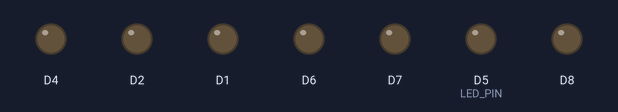
Simulated run of this sketch. Board: ESP8266 (NodeMCU). On the bench: output pins drawn as LEDs (lit = HIGH). WiFi joins after 1.5 s; servers stay silent unless stated; uploads are accepted with an empty reply; what the sketch prints to the serial monitor is not drawn.

Above: at 8.2 s.
At 10.8 s:
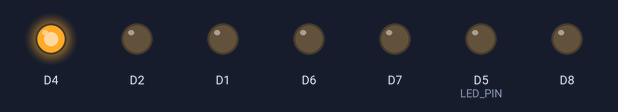
Timing chart, 0 to 12.8 s (numbered marks = the images above):
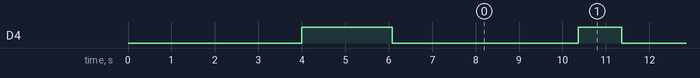

The sketch:

Single_ESP8266_Water_Control.ino
```cpp
#include <ESP8266WiFi.h>
#include <ESP8266HTTPClient.h>
#include <WiFiClientSecure.h>

#define LED_PIN D5
const char* ssid = "PozzVenhh";
const char* password = "012286451";


int initial_state = 0;
int counter = 0;

int a[8];

int previous_data = 333;
bool isIDLE = false;
bool c1 = false, c2 = false, c3 = false, c4 = false, c5 = false, c6 = false, c7 = false, c8 = false;

void setup() {
  // Start the I2C Bus as Master

  Serial.begin(9600);
  delay(4000);

  pinMode(D1, OUTPUT);
  pinMode(D2, OUTPUT);
  pinMode(D4, OUTPUT);
  pinMode(D5, OUTPUT);
  pinMode(D6, OUTPUT);
  pinMode(D7, OUTPUT);
  pinMode(D8, OUTPUT);
  digitalWrite(D4, HIGH);

  update_relay(false, false, false, false, false, false, false, false);
  WiFi.begin(ssid, password);
  while (WiFi.status() != WL_CONNECTED) {
    delay(1000);
    ++initial_state;
    Serial.println("Connecting to WiFi..");
    if (initial_state == 15) {
      initial_state = 0;
      break;
    }
  }

  for (int i = 0; i < 8; ++i) {
    a[i] = 0;
    delay(10);
  }

  WiFi.setAutoReconnect(true);
  WiFi.persistent(true);
  Serial.println("Connected to the WiFi network");
}

void loop() {

  if ((WiFi.status() == WL_CONNECTED)) {  //Check the current connection status
    WiFiClient client;
    HTTPClient http;

    if (http.begin(client, "http://128.199.192.199/api/user_route/instruction/get_instruction?mac_address=00:00:00:00:00:01") > 0) {  //Specify the URL
      digitalWrite(D4, LOW);
      int httpCode = http.GET();

      if (httpCode != 200) {
        for (int j = 0; j < 5; ++j) {
          digitalWrite(D4, HIGH);
          delay(100);
          digitalWrite(D4, LOW);
          delay(100);
        }
        if (!isIDLE) {
          isIDLE = true;
          update_relay(false, false, false, false, false, false, false, false);
          Serial.println("API Request Fail");
        }
      }

      String payload = http.getString();
      //      Serial.println(httpCode);
      // Serial.println(payload);

      //-----------------------------------------------------------------------------------------------------------------------------------------------------------------
      unsigned int data = payload.toInt();

      if (httpCode == 200) {
        if (data != previous_data) {
          previous_data = data;
          convery_decimal_to_binary(data);

          update_relay(c1, c2, c3, c4, c5, c6, c7, c8);
          Serial.println("Updated Relay");
          // Serial.print(previous_data);
          // Serial.print(" ");
          // Serial.print(data);
        }
      }
      //-----------------------------------------------------------------------------------------------------------------------------------------------------------------


      //      Serial.println(counter);

      delay(4000);
    }

    digitalWrite(D4, HIGH);
    delay(1000);
    http.end();  //Free the resources
  } else {

    if (!isIDLE) {
      isIDLE = true;
      update_relay(false, false, false, false, false, false, false, false);
      Serial.println("lost connection");
      digitalWrite(D4, HIGH);
    }
  }
}

void update_relay(int a1, int a2, int a3, int a4, int a5, int a6, int a7, int a8) {

  digitalWrite(D1, a1);
  digitalWrite(D2, a2);

  digitalWrite(D5, a3);
  digitalWrite(D6, a4);
  digitalWrite(D7, a5);
  digitalWrite(D8, a6);
}

void convery_decimal_to_binary(int decimal) {

  for (int i = 0; decimal > 0; ++i) {
    a[i] = decimal % 2;
    decimal = decimal / 2;
    delay(10);
  }
  if (a[0] == 1) {
    c1 = true;
  } else {
    c1 = false;
  }

  if (a[1] == 1) {
    c2 = true;
  } else {
    c2 = false;
  }

  if (a[2] == 1) {
    c3 = true;
  } else {
    c3 = false;
  }

  if (a[3] == 1) {
    c4 = true;
  } else {
    c4 = false;
  }

  if (a[4] == 1) {
    c5 = true;
  } else {
    c5 = false;
  }

  if (a[5] == 1) {
    c6 = true;
  } else {
    c6 = false;
  }

  if (a[6] == 1) {
    c7 = true;
  } else {
    c7 = false;
  }

  if (a[7] == 1) {
    c8 = true;
  } else {
    c8 = false;
  }
  for (int i = 0; i < 8; ++i) {
    Serial.print(a[i]);
    Serial.print(" ");
    a[i] = 0;
    delay(10);
  }
  Serial.println();
}
```

Measured:
- by itself, D4: alternates HIGH for 1.0 s and LOW for 4.2 s
